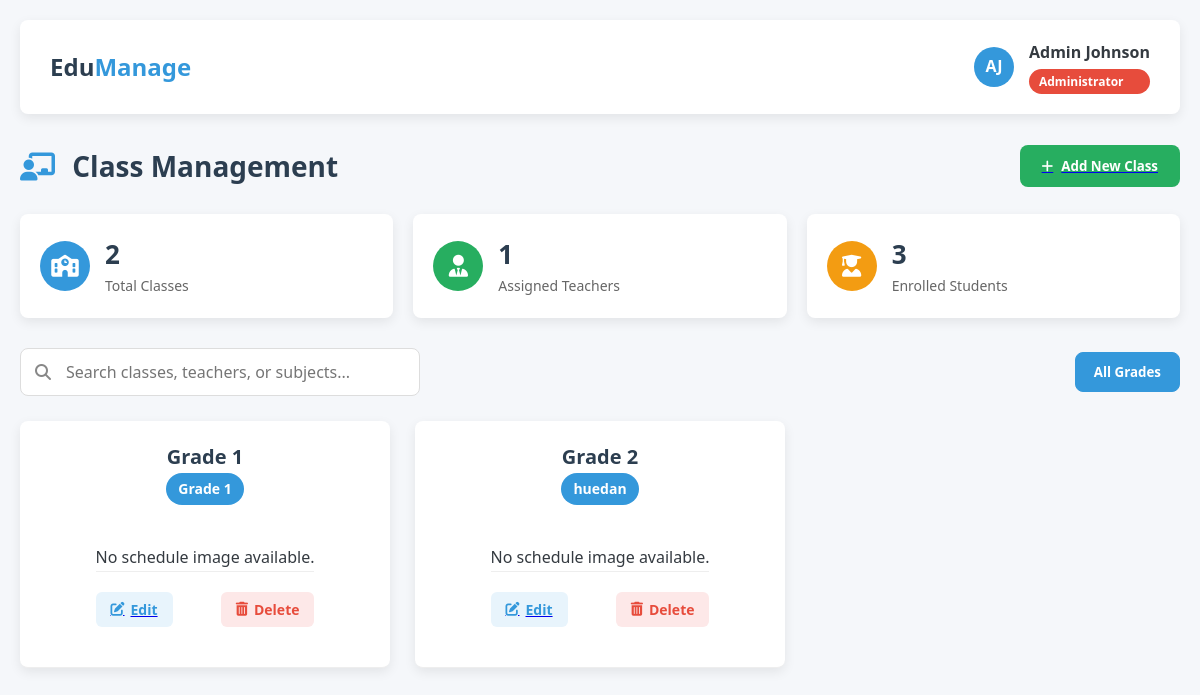
Before: /classes/classes_list/ (signed in) with the older database file.
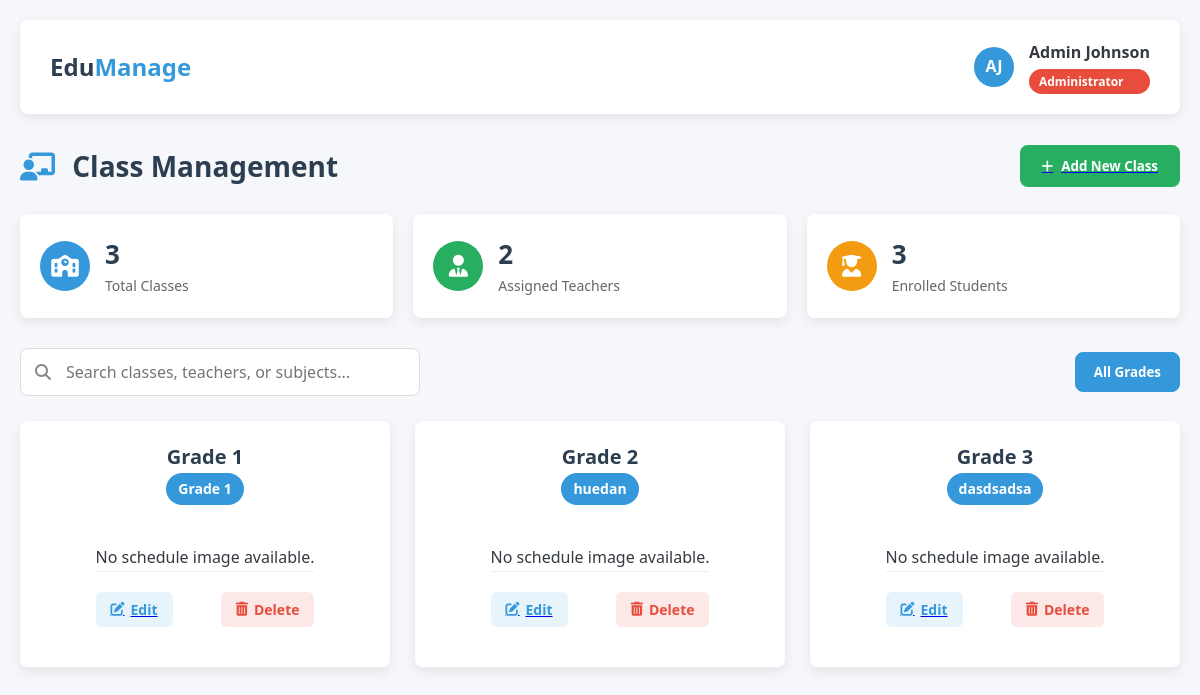
After: the same page with the newer database file.
### classes/models.py (models this page shows, shortened)
class Class(models.Model):
    name = models.CharField(max_length=100)
    description = models.TextField(blank=True, null=True)
    schedule_image = models.ImageField(upload_to='class_schedules/', blank=True, null=True)
    created_at = models.DateTimeField(auto_now_add=True)
    updated_at = models.DateTimeField(auto_now=True)
    class Meta:
        verbose_name = 'Class'
        verbose_name_plural = 'Classes'

### classes/views.py (the view)
# urls.py: path('classes_list/',views.class_list,name="class_list"),
@login_required
def class_list(request):
    classes = Class.objects.all().order_by('name')
    teacher_count = TeacherProfile.objects.all().count()
    student_count = StudentProfile.objects.all().count()
    context = {
        'classes': classes,
        'count': classes.count(),
        'teacher_count':teacher_count,
        'student_count':student_count,
    }
    return render(request, 'classes/class_list.html', context)

### templates/classes/class_list.html (shortened to what this page needs)
<!DOCTYPE html>
<html lang="en">
<head>
    <link rel="stylesheet" href="https://cdnjs.cloudflare.com/ajax/libs/font-awesome/6.4.0/css/all.min.css">
</head>
<body>
    <div class="container">
        <header class="header">
            <div class="logo-container">
                <div class="logo">Edu<span>Manage</span></div>
            </div>
            <div class="user-info">
                <div class="user-avatar">AJ</div>
                <div class="user-details">
                    <h3>Admin Johnson</h3>
                    <div class="admin-badge">Administrator</div>
                </div>
            </div>
        </header>
        <div class="page-title">
            <h1><i class="fas fa-chalkboard-teacher"></i> Class Management</h1>
            <a href="{% url 'admin:classes_class_add' %}">
                <button class="add-btn" id="addClassBtn">
                    <i class="fas fa-plus"></i> Add New Class
                </button>
            </a>
        </div>
        <div class="stats-container">
            <div class="stat-card">
                <div class="stat-icon classes">
                    <i class="fas fa-school"></i>
                </div>
                <div class="stat-details">
                    <h3 id="totalClasses">{{count}}</h3>
                    <p>Total Classes</p>
                </div>
            </div>
            <div class="stat-card">
                <div class="stat-icon teachers">
                    <i class="fas fa-user-tie"></i>
                </div>
                <div class="stat-details">
                    <h3 id="totalTeachers">{{teacher_count}}</h3>
                    <p>Assigned Teachers</p>
                </div>
            </div>
            <div class="stat-card">
                <div class="stat-icon students">
                    <i class="fas fa-user-graduate"></i>
                </div>
                <div class="stat-details">
                    <h3 id="totalStudents">{{student_count}}</h3>
                    <p>Enrolled Students</p>
                </div>
            </div>
        </div>
        <div class="controls">
            <div class="search-container">
                <i class="fas fa-search"></i>
                <input type="text" class="search-input" id="searchInput" placeholder="Search classes, teachers, or subjects...">
            </div>
            <div class="filter-container">
                <button class="filter-btn active" data-filter="all">All Grades</button>
            </div>
        </div>
        <div class="class-grid" id="classGrid">
            {% for classes in classes %}
            <div class="class-header class-card" style="flex-direction: column;">
                        <div class="class-title" >{{classes.name}}</div>
                        <div class="class-grade">{{classes.description}}</div>
                    <div class="class-body">
                        {% if classes.schedule_image %}
                        <img src="{{classes.schedule_image.url}}" alt="Class Schedule" style="width:100%; border-radius:8px; margin-bottom:15px;">
                        {% else %}
                        <p>No schedule image available.</p>
                        {% endif %}
                        <div class="class-actions " >
                            <a href="{%url 'class_edit' id=classes.id%}"><button class="action-btn edit-btn">
                                <i class="fas fa-edit"></i> Edit
                            </button></a>
                            <button class="action-btn delete-btn" >
                                <i class="fas fa-trash-alt"></i> Delete
                            </button>
                        </div>
                    </div>
            </div>
                    {%endfor%}
        </div>
    </div>
</body>
</html>

Changed rows visible on the page:
added Class: name "Grade 3", description "dasdsadsa", schedule_image "No schedule image available."
Other visible differences:
{{ count }}: "2" → "3"
{{ teacher_count }}: "1" → "2"
